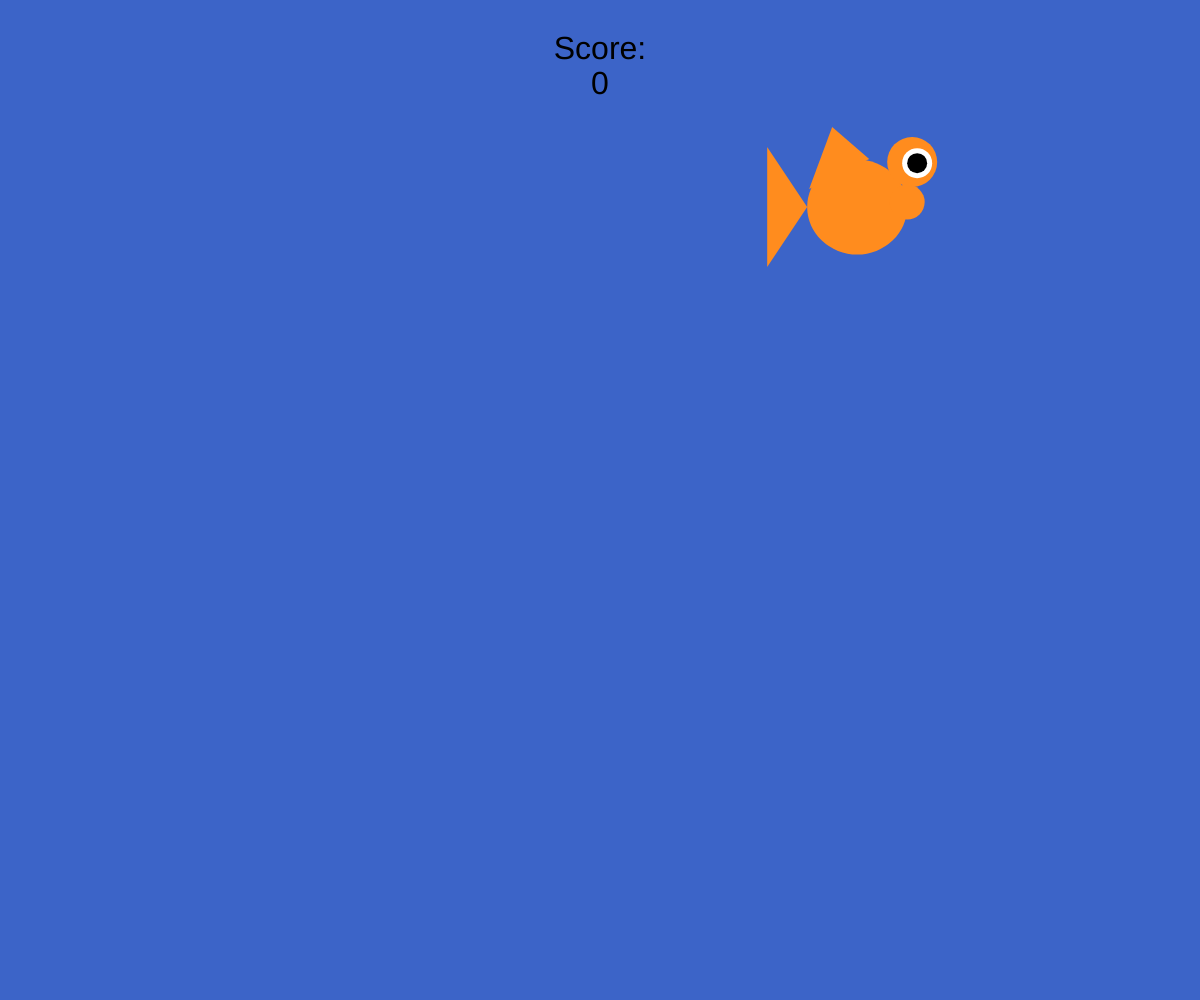
Frame 1 (no input)
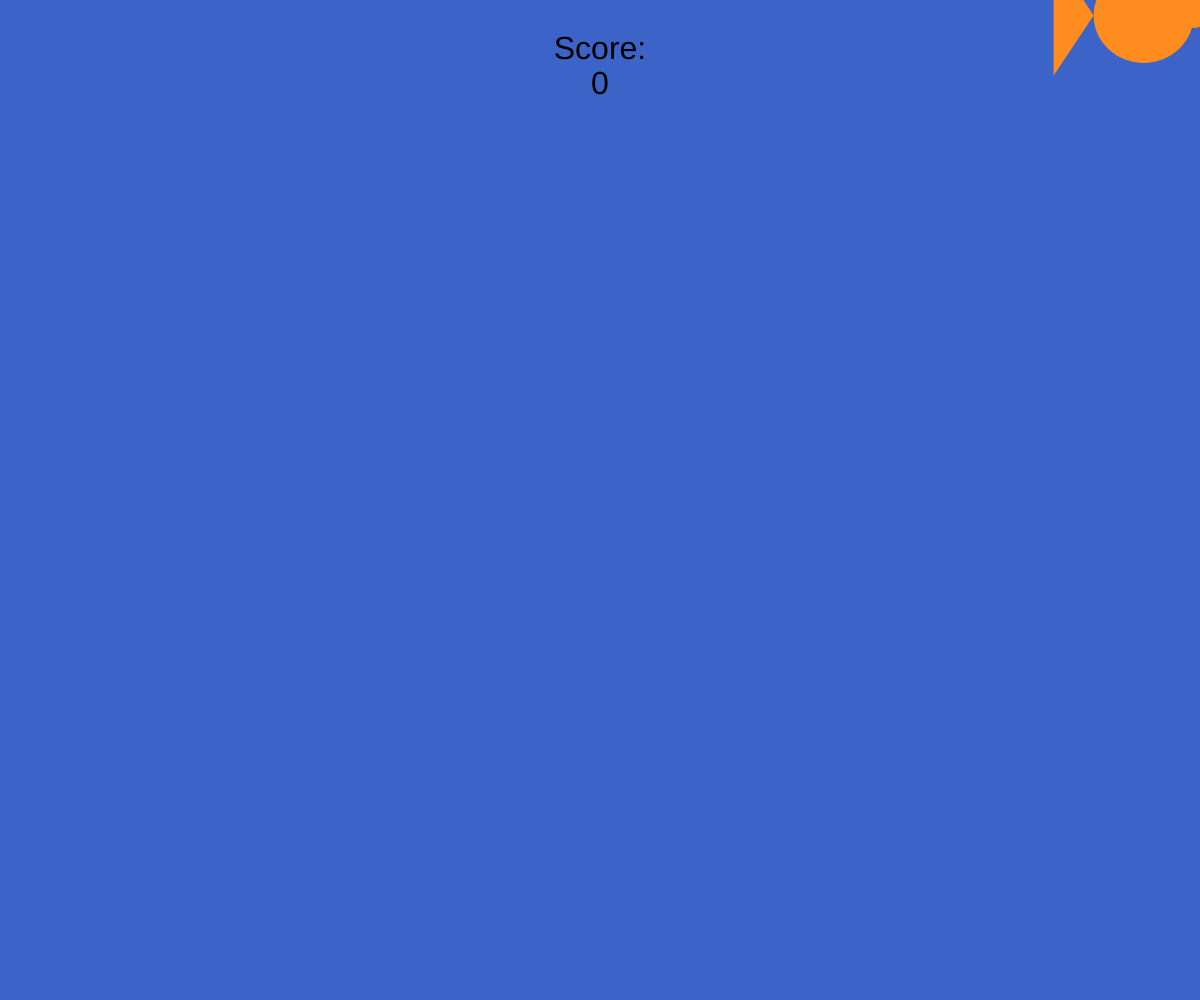
Frame 60 (no input)
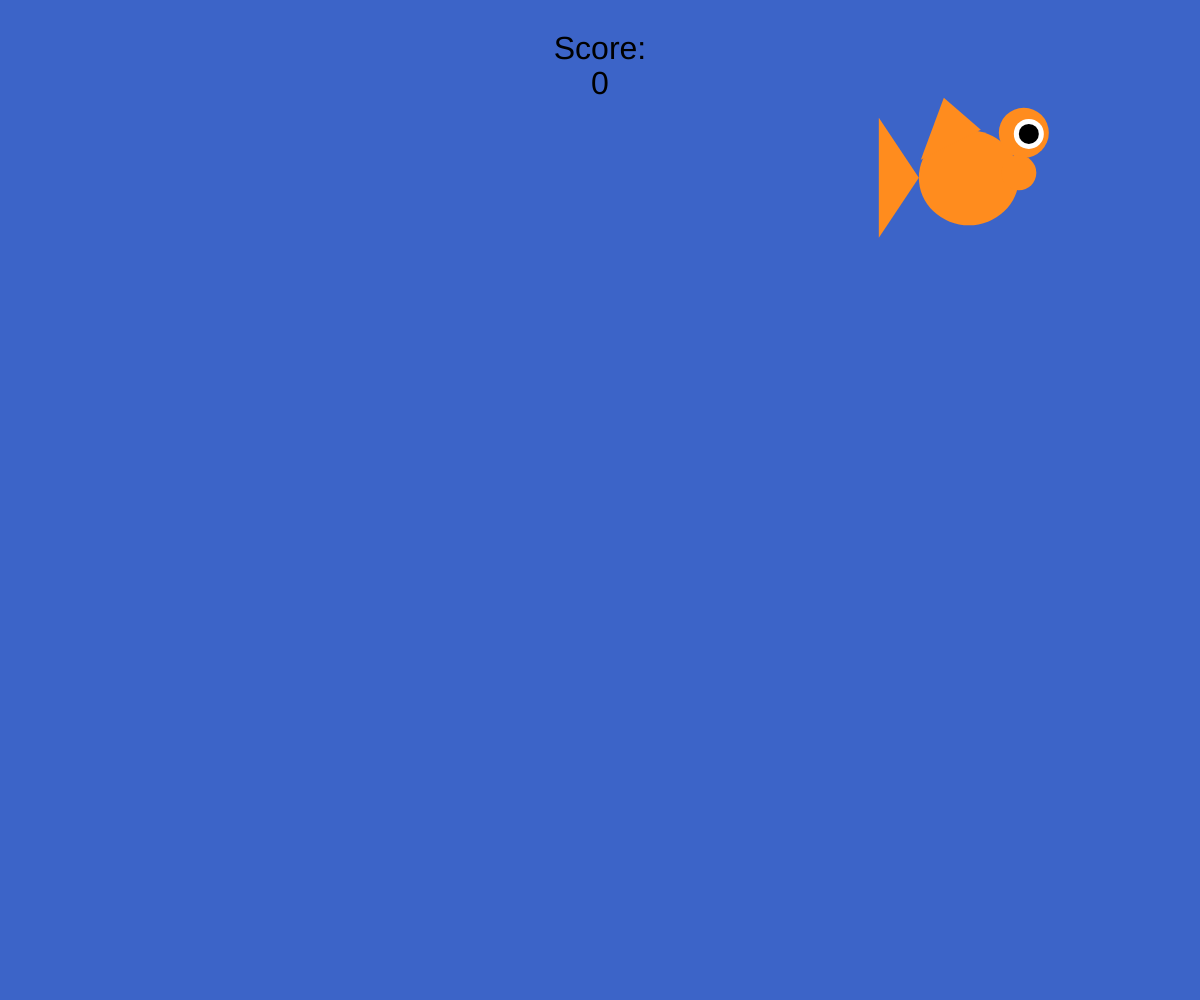
Frame 120 (the mouse pressed at the canvas centre since frame 60)

The p5.js sketch that drew these frames (run headless with seeded random() and noise() and a simulated clock; from frame 60 on, the mouse is pressed at the canvas centre):

// p5.js sketch
// ── sketch.js
let x = 500;
let y = 500;
let r1 = 53; //65, 45
let r2 = 38; //55, 38
let score = 0;
let velX;
let velY;

function setup() {
	createCanvas(windowWidth, windowHeight);
	background(60,100,200);
	x = random(0,windowWidth);
	y = random(0, windowHeight);
	r1 = random(45,65);
	r2 = random(55,38);
	velX = random(-8,8);
	velY = random(-8,8);
	textAlign(CENTER, CENTER);
	textSize(32);
}

function draw() {
	background(60,100,200);

	text('Score:', windowWidth/2, 50);
		text(score, windowWidth/2, 85);

	//fish
	noStroke();
	fill(255,140,30);
	ellipse(x, y, 100, 95);
	triangle(x-90, y-60, x-90, y+60, x-50, y);
	ellipse(x+55, y-45, 50, 50);
	triangle(x-48, y-18, x-25, y-80, x+12, y-48);
	ellipse(x+50, y-5, 35, 35);
	fill(255,255,255);
	ellipse(x+r1, y-r2, 30, 30);
	fill(0);
	ellipse(x+r1, y-r2, 20, 20);

	x = x + velX;
	y = y + velY;

	if (x > width || x < 0) {
		velX = velX * -1;

	}
	if (y > height || y < 0) {
		velY = velY * -1;
	}

	if (mouseIsPressed) {
		if (dist(x,y,mouseX,mouseY) < 51) {
			score++;
			x = random(0,windowWidth);
			y = random(0, windowHeight);
			r1 = random(45,65);
			r2 = random(55,38);
			velX = random(-10,10);
			velY = random(-10,10);
		}
	}

}
